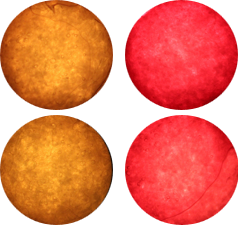
%> input picture CPRG_example_2x2.tif, 238 x 225 px
$ octave CPRG_CIElab_analysis.m   (GNU Octave 9; MATLAB toolbox functions it lacks are replaced by stand-ins)
%> lines starting %> are read from the running program, lines starting %| are printed output that depends on the picture; in (x1, y1, x2, y2) boxes, pixels count from 0 and x2, y2 are one past the last pixel; in counts of white or black regions, pixels touching at a corner belong together; the program's own positions count from 1
%% =========================================================
% CPRG paper assay analysis using Lab a* channel (lab stack-> conversion)
% ---------------------------------------------------------
% This script:
% 1. Reads the full RGB image
% 2. Detects all circular assay spots
% 3. Converts RGB to Lab color space
% 4. Uses the a* channel as the signal (L- brigthness; a*-red/green;
% b*yellow/blue)
% 5. Measures signal in small grid blocks
% 6. Summarizes signal for each full circle
% 7. Labels circles as R1C1 ... R5C5
% 8. Saves both detailed and summary CSV files
%% =========================================================

clear; clc; close all;

%% =========================
% 1. USER SETTINGS
%% =========================
imageFile = 'CPRG_example_2x2.tif';   % your image
gridSize = 10;               % size of each small analysis block in pixels, Adjust based on pixel dimension.
minOverlapFraction = 0.95;   % only keep blocks almost fully inside circles

%% =========================
% 2. READ IMAGE
%% =========================
% Convert to double precision for processing
RGB = im2double(imread(imageFile));

% Show original image
figure;
imshow(RGB);
title('Original RGB image');

%% =========================
% 3. DETECT CIRCULAR ASSAY REGIONS
%% =========================
% Convert to grayscale for circle detection
Igray = rgb2gray(RGB);
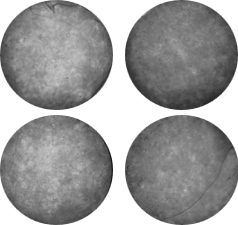
%> Igray: size 225x238 double; min 0.0731, max 1, mean 0.62

% Detect circles
[centers, radii, metric] = imfindcircles(Igray,[40 300], ... %radii between (40 300)
    'ObjectPolarity','dark', ...  % objeccts are darker than bacground)
    'Sensitivity',0.95);
%> centers = [182.1 55.59; 57 55.5; 57.5 170.5; 182.3 170.6]; radii = [55.6; 55.88; 55.94; 56.24]; metric = [0.459; 0.421; 0.419; 0.358]

% Stop if no circles are found
if isempty(metric)
    error('No circles detected. Try changing radius range or sensitivity.');
end

% Sort circles by detection strength
[~,idx] = sort(metric,'descend');
%> idx = [1; 2; 3; 4]
centers = centers(idx,:);
radii   = radii(idx);
metric  = metric(idx);

% Show detected circles
figure;
imshow(RGB);
viscircles(centers,radii,'Color','b');
title('Detected assay circles');
%> figure, not shown here; its title reads 'Detected assay circles'

%% =========================
% 4. BUILD A MASK FOR ALL CIRCLES
%% =========================
[H,W,~] = size(RGB); % H-hieght, W- width , color
%> H = 225; W = 238
[X,Y] = meshgrid(1:W,1:H); % every pixel has a coordinate

circleMask = false(H,W); %(binary image)

for k = 1:length(radii) % loop for every circle
    thisCircle = (X - centers(k,1)).^2 + (Y - centers(k,2)).^2 <= radii(k).^2;
    circleMask = circleMask | thisCircle; % detect pixels only inside the circle
end
%> this loop made 4 passes
%> pass 1, `thisCircle = (X - centers(k,1)).^2 + (Y - centers(k,2)).^2 <= radii(k)..`:
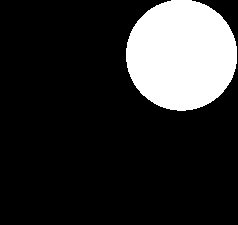
%> thisCircle: size 225x238 logical; 18.1% white; 1 white region, box (x1, y1, x2, y2) and area: (126, 0, 237, 111) 9708
%> after the loop:
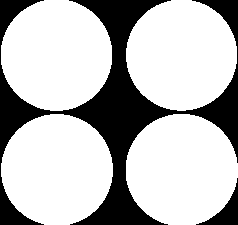
%> circleMask: size 225x238 logical; 73.3% white; 2 black regions, box (x1, y1, x2, y2) and area: (0, 0, 238, 225) 13688, (196, 178, 238, 225) 614

figure;
imshow(circleMask);
title('dectected regions, binary')
%% =========================
% 5. CONVERT RGB TO LAB AND EXTRACT a*
%% =========================
Lab = rgb2lab(RGB);
%> Lab: size 225x238x3 double; mean of channels 1, 2, 3 68, 36.8, 36.9

% Lab channels 3 channel images
L = Lab(:,:,1); %#ok<NASGU> % brightness
a = Lab(:,:,2); % green-red color axis
b = Lab(:,:,3); %#ok<NASGU> % blue-yellow color axis
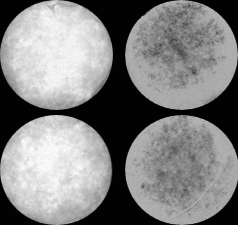
%> b: size 225x238 double; min -0.765, max 72.31, mean 36.9; drawn with min black and max white

% Mask the a* image outside the assay circles
aMasked = a;
aMasked(~circleMask) = NaN;

% Show pixel-level a* heat map
figure;
imagesc(aMasked);
axis image off;
colormap(turbo)
colorbar;
title('Pixel-level a* heat map');

%% =========================
% 6. GRID / BLOCK ANALYSIS
%% =========================
% These are the small blocks across the WHOLE image
blockRows = ceil(H/gridSize); % number of blocks
%> blockRows = 23
blockCols = ceil(W/gridSize);
%> blockCols = 24

gridMeanA = nan(blockRows,blockCols); % create new matrices and store the variables 'nan'- some blocls will be empty
gridStdA  = nan(blockRows,blockCols);
gridFrac  = nan(blockRows,blockCols); % fraction of box in circle

% We will store detailed block results in a structure
results = struct();
blockID = 1;

for r = 1:blockRows
    for c = 1:blockCols

        % Pixel range for this block
        rowStart = (r-1)*gridSize + 1;
        rowEnd   = min(r*gridSize, H);
        colStart = (c-1)*gridSize + 1;
        colEnd   = min(c*gridSize, W);

        % Which pixels in this block are inside a circle?
        blockMask = circleMask(rowStart:rowEnd, colStart:colEnd);

        % Fraction of this block that overlaps real assay area
        overlapFraction = nnz(blockMask) / numel(blockMask);

        % Keep only blocks that are mostly inside circles
        if overlapFraction >= minOverlapFraction

            % Extract a* values in this block
            blockA = a(rowStart:rowEnd, colStart:colEnd);

            % Only keep values inside the circle region
            vals = blockA(blockMask);

            % Store mean and standard deviation
            gridMeanA(r,c) = mean(vals,'omitnan');
            gridStdA(r,c)  = std(vals,[],'omitnan');
            gridFrac(r,c)  = overlapFraction;

            % Save details for this block
            results(blockID).BlockID = blockID;
            results(blockID).BlockRow = r;
            results(blockID).BlockCol = c;
            results(blockID).RowStart = rowStart;
            results(blockID).RowEnd = rowEnd;
            results(blockID).ColStart = colStart;
            results(blockID).ColEnd = colEnd;
            results(blockID).OverlapFraction = overlapFraction;
            results(blockID).MeanA = gridMeanA(r,c);
            results(blockID).StdA = gridStdA(r,c);

            blockID = blockID + 1;
        end
    end
end
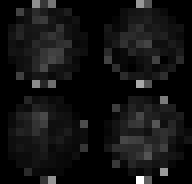
%> gridStdA: size 23x24 double (shown 8 times larger); 38.77% of the values are NaN or infinite; the others: min 0.558, max 17.98, mean 2.69; drawn with min black, max white, NaN and infinite black
%> after the loop, blockID = 339; results = 338 items; first 5, BlockID, BlockRow, BlockCol, RowStart and RowEnd: 1 1 5 1 10, 2 1 6 1 10, 3 1 7 1 10, 4 1 18 1 10, 5 1 19 1 10; vals = 50 values, max 70.82 at index 7, min 32.08 at index 50, mean 66.38

% Convert detailed block results to a table
resultsTable = struct2table(results);
%> resultsTable has the same summary as results

%% =========================
% 7. SHOW GRID-BASED HEAT MAP
%% =========================
figure;
imagesc(gridMeanA);
axis image;
colormap(turbo)
colorbar;
title('Grid-based mean a* heat map');
xlabel('Block column');
ylabel('Block row');
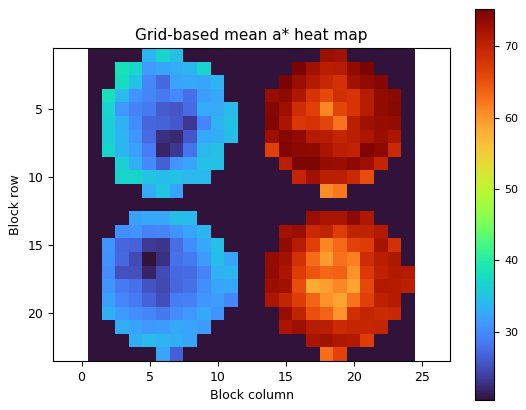
%> figure redrawn from the program's plot data

%% =========================
% 8. SHOW ORIGINAL IMAGE WITH GRID
%% =========================
figure;
imshow(RGB);
hold on;

for rr = 1:blockRows
    y = (rr-1)*gridSize + 0.5;
    line([0.5 W+0.5],[y y],'Color','cyan','LineWidth',1);
end

for cc = 1:blockCols
    x = (cc-1)*gridSize + 0.5;
    line([x x],[0.5 H+0.5],'Color','cyan','LineWidth',1);
end

viscircles(centers,radii,'Color','b');
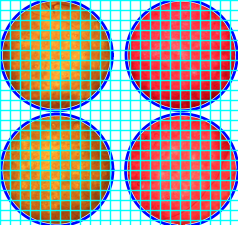
%> figure redrawn from the program's plot data
%title('Original image with circles and analysis grid');

%% =========================
% 9. SUMMARY PER FULL CIRCLE
%% =========================
circleSummary = struct();

for k = 1:length(radii)
    thisMask = (X - centers(k,1)).^2 + (Y - centers(k,2)).^2 <= radii(k).^2;
    vals = a(thisMask);

    circleSummary(k).CircleID = k;              % original detection order
    circleSummary(k).CenterX = centers(k,1);
    circleSummary(k).CenterY = centers(k,2);
    circleSummary(k).Radius = radii(k);
    circleSummary(k).MeanA = mean(vals,'omitnan');
    circleSummary(k).MedianA = median(vals,'omitnan');
    circleSummary(k).StdA = std(vals,[],'omitnan');
    circleSummary(k).MinA = min(vals);
    circleSummary(k).MaxA = max(vals);
end
%> after the loop, circleSummary = 4 items; CircleID, CenterX, CenterY, Radius and MeanA: 1 182.1 55.59 55.6 70.2, 2 57 55.5 55.88 32.17, 3 57.5 170.5 55.94 29.51, 4 182.3 170.6 56.24 67.49

circleTable = struct2table(circleSummary);
%> circleTable has the same summary as circleSummary

%% =========================
% 10. SORT CIRCLES INTO THE REAL 5x5 ASSAY LAYOUT
%% =========================
% First sort by Y position (top to bottom)
circleTable = sortrows(circleTable, 'CenterY');
%> circleTable = 4 items; CircleID, CenterX, CenterY, Radius and MeanA: 2 57 55.5 55.88 32.17, 1 182.1 55.59 55.6 70.2, 3 57.5 170.5 55.94 29.51, 4 182.3 170.6 56.24 67.49

sampleRows = 2;
sampleCols = 2;

orderedTable = table();

%> (the run ends here)
